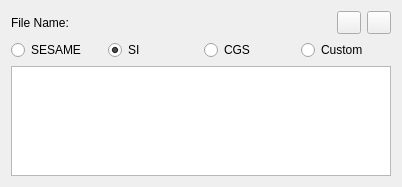
<?xml version="1.0" encoding="UTF-8"?>
<ui version="4.0">
 <class>SESAMEConversionsPanelWidget</class>
 <widget class="QWidget" name="SESAMEConversionsPanelWidget">
  <property name="geometry">
   <rect>
    <x>0</x>
    <y>0</y>
    <width>402</width>
    <height>187</height>
   </rect>
  </property>
  <property name="windowTitle">
   <string>Form</string>
  </property>
  <layout class="QGridLayout" name="gridLayout_5">
   <item row="3" column="0">
    <widget class="QScrollArea" name="scrollArea">
     <property name="frameShape">
      <enum>QFrame::NoFrame</enum>
     </property>
     <property name="frameShadow">
      <enum>QFrame::Plain</enum>
     </property>
     <property name="widgetResizable">
      <bool>true</bool>
     </property>
     <widget class="QWidget" name="scrollAreaWidgetContents">
      <property name="geometry">
       <rect>
        <x>0</x>
        <y>0</y>
        <width>384</width>
        <height>107</height>
       </rect>
      </property>
      <layout class="QHBoxLayout" name="horizontalLayout" stretch="0">
       <property name="leftMargin">
        <number>0</number>
       </property>
       <property name="topMargin">
        <number>0</number>
       </property>
       <property name="rightMargin">
        <number>0</number>
       </property>
       <property name="bottomMargin">
        <number>0</number>
       </property>
       <item>
        <widget class="pqExpandableTableView" name="PropertiesView"/>
       </item>
      </layout>
     </widget>
    </widget>
   </item>
   <item row="2" column="0">
    <layout class="QHBoxLayout" name="horizontalLayout_3">
     <item>
      <widget class="QRadioButton" name="SESAME">
       <property name="toolTip">
        <string>Set factors based on SESAME default</string>
       </property>
       <property name="text">
        <string>SESAME</string>
       </property>
      </widget>
     </item>
     <item>
      <widget class="QRadioButton" name="SI">
       <property name="toolTip">
        <string>Set factors based on SI</string>
       </property>
       <property name="text">
        <string>SI</string>
       </property>
       <property name="checked">
        <bool>true</bool>
       </property>
      </widget>
     </item>
     <item>
      <widget class="QRadioButton" name="CGS">
       <property name="toolTip">
        <string>Set factors based on CGS</string>
       </property>
       <property name="text">
        <string>CGS</string>
       </property>
      </widget>
     </item>
     <item>
      <widget class="QRadioButton" name="Custom">
       <property name="toolTip">
        <string>Set custom factors</string>
       </property>
       <property name="text">
        <string>Custom</string>
       </property>
      </widget>
     </item>
    </layout>
   </item>
   <item row="0" column="0">
    <layout class="QHBoxLayout" name="horizontalLayout_2">
     <item>
      <widget class="QLabel" name="ConversionFileLabel">
       <property name="sizePolicy">
        <sizepolicy hsizetype="Preferred" vsizetype="Preferred">
         <horstretch>0</horstretch>
         <verstretch>0</verstretch>
        </sizepolicy>
       </property>
       <property name="toolTip">
        <string>Filename of Conversions File</string>
       </property>
       <property name="text">
        <string>File Name:</string>
       </property>
      </widget>
     </item>
     <item>
      <widget class="QLabel" name="ConversionFile">
       <property name="sizePolicy">
        <sizepolicy hsizetype="Expanding" vsizetype="Preferred">
         <horstretch>0</horstretch>
         <verstretch>0</verstretch>
        </sizepolicy>
       </property>
       <property name="toolTip">
        <string>Filename of Conversions File</string>
       </property>
       <property name="text">
        <string/>
       </property>
       <property name="alignment">
        <set>Qt::AlignLeading|Qt::AlignLeft|Qt::AlignVCenter</set>
       </property>
      </widget>
     </item>
     <item>
      <widget class="QToolButton" name="RestoreDefaultConversionsFile">
       <property name="toolTip">
        <string>Restore default conversion file</string>
       </property>
       <property name="text">
        <string/>
       </property>
       <property name="icon">
        <iconset resource="../../Qt/Components/Resources/pqComponents.qrc">
         <normaloff>:/pqWidgets/Icons/pqReset.svg</normaloff>:/pqWidgets/Icons/pqReset.svg</iconset>
       </property>
      </widget>
     </item>
     <item>
      <widget class="QToolButton" name="ConversionFileButton">
       <property name="toolTip">
        <string>Load Conversions file</string>
       </property>
       <property name="text">
        <string/>
       </property>
       <property name="icon">
        <iconset resource="../../Qt/Components/Resources/pqComponents.qrc">
         <normaloff>:/pqWidgets/Icons/pqOpen.svg</normaloff>:/pqWidgets/Icons/pqOpen.svg</iconset>
       </property>
      </widget>
     </item>
    </layout>
   </item>
  </layout>
 </widget>
 <customwidgets>
  <customwidget>
   <class>pqExpandableTableView</class>
   <extends>QTableView</extends>
   <header>pqExpandableTableView.h</header>
  </customwidget>
 </customwidgets>
 <resources>
  <include location="../../Qt/Components/Resources/pqComponents.qrc"/>
 </resources>
 <connections/>
</ui>
